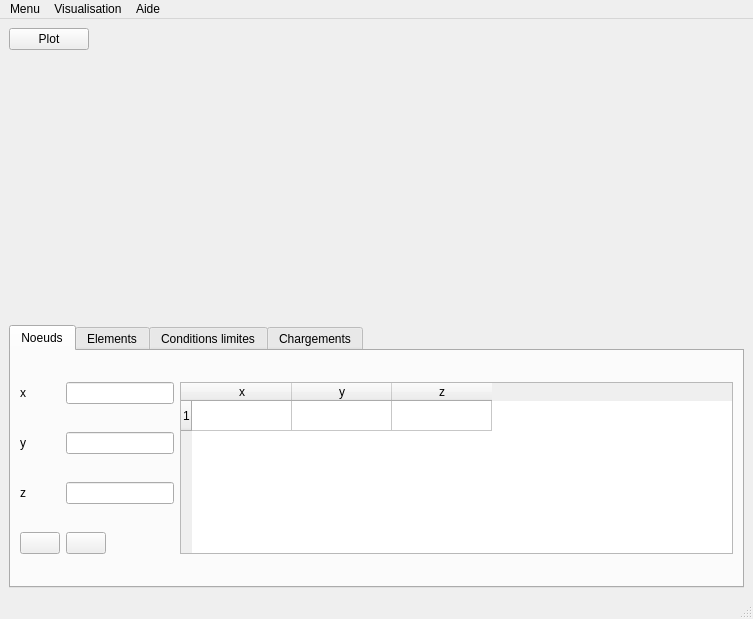
<?xml version="1.0" encoding="UTF-8"?>
<ui version="4.0">
 <class>MainWindow</class>
 <widget class="QMainWindow" name="MainWindow">
  <property name="geometry">
   <rect>
    <x>0</x>
    <y>0</y>
    <width>753</width>
    <height>619</height>
   </rect>
  </property>
  <property name="windowTitle">
   <string>MainWindow</string>
  </property>
  <widget class="QWidget" name="centralwidget">
   <layout class="QGridLayout" name="gridLayout">
    <item row="1" column="0" colspan="2">
     <widget class="QFrame" name="frame">
      <property name="sizePolicy">
       <sizepolicy hsizetype="Preferred" vsizetype="Preferred">
        <horstretch>0</horstretch>
        <verstretch>0</verstretch>
       </sizepolicy>
      </property>
     </widget>
    </item>
    <item row="0" column="1">
     <spacer name="horizontalSpacer">
      <property name="orientation">
       <enum>Qt::Horizontal</enum>
      </property>
      <property name="sizeHint" stdset="0">
       <size>
        <width>40</width>
        <height>20</height>
       </size>
      </property>
     </spacer>
    </item>
    <item row="2" column="0">
     <spacer name="verticalSpacer_2">
      <property name="orientation">
       <enum>Qt::Vertical</enum>
      </property>
      <property name="sizeHint" stdset="0">
       <size>
        <width>20</width>
        <height>40</height>
       </size>
      </property>
     </spacer>
    </item>
    <item row="0" column="0">
     <widget class="QPushButton" name="pb_plot">
      <property name="text">
       <string>Plot</string>
      </property>
     </widget>
    </item>
    <item row="3" column="0" colspan="2">
     <widget class="QTabWidget" name="tabWidget">
      <property name="sizePolicy">
       <sizepolicy hsizetype="Expanding" vsizetype="MinimumExpanding">
        <horstretch>0</horstretch>
        <verstretch>0</verstretch>
       </sizepolicy>
      </property>
      <property name="currentIndex">
       <number>0</number>
      </property>
      <widget class="QWidget" name="tab">
       <attribute name="title">
        <string>Noeuds</string>
       </attribute>
       <layout class="QGridLayout" name="gridLayout_2">
        <item row="2" column="2" colspan="3">
         <widget class="QLineEdit" name="z">
          <property name="sizePolicy">
           <sizepolicy hsizetype="Maximum" vsizetype="Fixed">
            <horstretch>0</horstretch>
            <verstretch>0</verstretch>
           </sizepolicy>
          </property>
         </widget>
        </item>
        <item row="1" column="2" colspan="3">
         <widget class="QLineEdit" name="y">
          <property name="sizePolicy">
           <sizepolicy hsizetype="Maximum" vsizetype="Maximum">
            <horstretch>0</horstretch>
            <verstretch>0</verstretch>
           </sizepolicy>
          </property>
         </widget>
        </item>
        <item row="0" column="2">
         <widget class="QLineEdit" name="x">
          <property name="sizePolicy">
           <sizepolicy hsizetype="Maximum" vsizetype="Maximum">
            <horstretch>0</horstretch>
            <verstretch>0</verstretch>
           </sizepolicy>
          </property>
         </widget>
        </item>
        <item row="1" column="1">
         <widget class="QLabel" name="label_2">
          <property name="sizePolicy">
           <sizepolicy hsizetype="Maximum" vsizetype="Maximum">
            <horstretch>0</horstretch>
            <verstretch>0</verstretch>
           </sizepolicy>
          </property>
          <property name="text">
           <string>y</string>
          </property>
         </widget>
        </item>
        <item row="2" column="1">
         <widget class="QLabel" name="label_3">
          <property name="sizePolicy">
           <sizepolicy hsizetype="Maximum" vsizetype="Maximum">
            <horstretch>0</horstretch>
            <verstretch>0</verstretch>
           </sizepolicy>
          </property>
          <property name="text">
           <string>z</string>
          </property>
         </widget>
        </item>
        <item row="0" column="1">
         <widget class="QLabel" name="label">
          <property name="sizePolicy">
           <sizepolicy hsizetype="Maximum" vsizetype="Maximum">
            <horstretch>0</horstretch>
            <verstretch>0</verstretch>
           </sizepolicy>
          </property>
          <property name="text">
           <string>x</string>
          </property>
         </widget>
        </item>
        <item row="3" column="1">
         <widget class="QPushButton" name="pb_add">
          <property name="sizePolicy">
           <sizepolicy hsizetype="Maximum" vsizetype="Fixed">
            <horstretch>0</horstretch>
            <verstretch>0</verstretch>
           </sizepolicy>
          </property>
          <property name="text">
           <string/>
          </property>
          <property name="icon">
           <iconset>
            <normaloff>images/add.png</normaloff>images/add.png</iconset>
          </property>
         </widget>
        </item>
        <item row="3" column="2">
         <widget class="QPushButton" name="pushButton">
          <property name="sizePolicy">
           <sizepolicy hsizetype="Maximum" vsizetype="Fixed">
            <horstretch>0</horstretch>
            <verstretch>0</verstretch>
           </sizepolicy>
          </property>
          <property name="layoutDirection">
           <enum>Qt::LeftToRight</enum>
          </property>
          <property name="text">
           <string/>
          </property>
          <property name="icon">
           <iconset>
            <normaloff>images/delete-cross.png</normaloff>images/delete-cross.png</iconset>
          </property>
         </widget>
        </item>
        <item row="0" column="3" rowspan="4" colspan="4">
         <widget class="QTableWidget" name="tw">
          <property name="sizePolicy">
           <sizepolicy hsizetype="Preferred" vsizetype="Expanding">
            <horstretch>0</horstretch>
            <verstretch>0</verstretch>
           </sizepolicy>
          </property>
          <property name="sizeAdjustPolicy">
           <enum>QAbstractScrollArea::AdjustToContents</enum>
          </property>
          <property name="rowCount">
           <number>1</number>
          </property>
          <property name="columnCount">
           <number>3</number>
          </property>
          <attribute name="horizontalHeaderCascadingSectionResizes">
           <bool>false</bool>
          </attribute>
          <row/>
          <column>
           <property name="text">
            <string>x</string>
           </property>
          </column>
          <column>
           <property name="text">
            <string>y</string>
           </property>
          </column>
          <column>
           <property name="text">
            <string>z</string>
           </property>
          </column>
          <item row="0" column="0">
           <property name="text">
            <string/>
           </property>
          </item>
          <item row="0" column="1">
           <property name="text">
            <string/>
           </property>
          </item>
          <item row="0" column="2">
           <property name="text">
            <string/>
           </property>
          </item>
         </widget>
        </item>
       </layout>
      </widget>
      <widget class="QWidget" name="tab_2">
       <attribute name="title">
        <string>Elements</string>
       </attribute>
       <layout class="QGridLayout" name="gridLayout_3">
        <item row="3" column="0">
         <widget class="QLabel" name="label_7">
          <property name="text">
           <string>couleur :</string>
          </property>
         </widget>
        </item>
        <item row="1" column="0">
         <widget class="QLabel" name="label_5">
          <property name="text">
           <string>noeud j :</string>
          </property>
         </widget>
        </item>
        <item row="1" column="2">
         <widget class="QLineEdit" name="n_j">
          <property name="sizePolicy">
           <sizepolicy hsizetype="Maximum" vsizetype="Fixed">
            <horstretch>0</horstretch>
            <verstretch>0</verstretch>
           </sizepolicy>
          </property>
         </widget>
        </item>
        <item row="0" column="2">
         <widget class="QLineEdit" name="n_i">
          <property name="sizePolicy">
           <sizepolicy hsizetype="Maximum" vsizetype="Fixed">
            <horstretch>0</horstretch>
            <verstretch>0</verstretch>
           </sizepolicy>
          </property>
         </widget>
        </item>
        <item row="2" column="0">
         <widget class="QLabel" name="label_6">
          <property name="text">
           <string>section :</string>
          </property>
         </widget>
        </item>
        <item row="0" column="0">
         <widget class="QLabel" name="label_4">
          <property name="text">
           <string>noeud i :</string>
          </property>
         </widget>
        </item>
        <item row="2" column="2">
         <widget class="QLineEdit" name="section">
          <property name="sizePolicy">
           <sizepolicy hsizetype="Maximum" vsizetype="Fixed">
            <horstretch>0</horstretch>
            <verstretch>0</verstretch>
           </sizepolicy>
          </property>
         </widget>
        </item>
        <item row="3" column="2">
         <widget class="QLineEdit" name="color">
          <property name="sizePolicy">
           <sizepolicy hsizetype="Maximum" vsizetype="Fixed">
            <horstretch>0</horstretch>
            <verstretch>0</verstretch>
           </sizepolicy>
          </property>
         </widget>
        </item>
        <item row="0" column="3" rowspan="4">
         <widget class="QTableWidget" name="elem_table"/>
        </item>
       </layout>
      </widget>
      <widget class="QWidget" name="tab_3">
       <attribute name="title">
        <string>Conditions limites</string>
       </attribute>
       <layout class="QGridLayout" name="gridLayout_4">
        <item row="0" column="0">
         <widget class="QLabel" name="label_9">
          <property name="sizePolicy">
           <sizepolicy hsizetype="Maximum" vsizetype="Preferred">
            <horstretch>0</horstretch>
            <verstretch>0</verstretch>
           </sizepolicy>
          </property>
          <property name="text">
           <string>noeud :</string>
          </property>
         </widget>
        </item>
        <item row="0" column="1" colspan="2">
         <widget class="QLineEdit" name="lineEdit_3">
          <property name="sizePolicy">
           <sizepolicy hsizetype="Maximum" vsizetype="Fixed">
            <horstretch>0</horstretch>
            <verstretch>0</verstretch>
           </sizepolicy>
          </property>
         </widget>
        </item>
        <item row="1" column="0">
         <widget class="QCheckBox" name="checkBox">
          <property name="sizePolicy">
           <sizepolicy hsizetype="Maximum" vsizetype="Fixed">
            <horstretch>0</horstretch>
            <verstretch>0</verstretch>
           </sizepolicy>
          </property>
          <property name="text">
           <string>Dx</string>
          </property>
         </widget>
        </item>
        <item row="1" column="1">
         <widget class="QCheckBox" name="checkBox_2">
          <property name="sizePolicy">
           <sizepolicy hsizetype="Maximum" vsizetype="Fixed">
            <horstretch>0</horstretch>
            <verstretch>0</verstretch>
           </sizepolicy>
          </property>
          <property name="text">
           <string>Dy</string>
          </property>
         </widget>
        </item>
        <item row="1" column="2">
         <widget class="QCheckBox" name="checkBox_3">
          <property name="sizePolicy">
           <sizepolicy hsizetype="Maximum" vsizetype="Fixed">
            <horstretch>0</horstretch>
            <verstretch>0</verstretch>
           </sizepolicy>
          </property>
          <property name="text">
           <string>Dz</string>
          </property>
         </widget>
        </item>
        <item row="2" column="0">
         <widget class="QCheckBox" name="checkBox_4">
          <property name="sizePolicy">
           <sizepolicy hsizetype="Maximum" vsizetype="Fixed">
            <horstretch>0</horstretch>
            <verstretch>0</verstretch>
           </sizepolicy>
          </property>
          <property name="text">
           <string>Rx</string>
          </property>
         </widget>
        </item>
        <item row="2" column="1">
         <widget class="QCheckBox" name="checkBox_5">
          <property name="sizePolicy">
           <sizepolicy hsizetype="Maximum" vsizetype="Fixed">
            <horstretch>0</horstretch>
            <verstretch>0</verstretch>
           </sizepolicy>
          </property>
          <property name="text">
           <string>Ry</string>
          </property>
         </widget>
        </item>
        <item row="2" column="2">
         <widget class="QCheckBox" name="checkBox_6">
          <property name="sizePolicy">
           <sizepolicy hsizetype="Maximum" vsizetype="Fixed">
            <horstretch>0</horstretch>
            <verstretch>0</verstretch>
           </sizepolicy>
          </property>
          <property name="text">
           <string>Rz</string>
          </property>
         </widget>
        </item>
        <item row="4" column="1">
         <spacer name="verticalSpacer">
          <property name="orientation">
           <enum>Qt::Vertical</enum>
          </property>
          <property name="sizeHint" stdset="0">
           <size>
            <width>20</width>
            <height>40</height>
           </size>
          </property>
         </spacer>
        </item>
        <item row="0" column="6" rowspan="5">
         <widget class="QTableWidget" name="tableWidget">
          <property name="sizePolicy">
           <sizepolicy hsizetype="Expanding" vsizetype="Maximum">
            <horstretch>0</horstretch>
            <verstretch>0</verstretch>
           </sizepolicy>
          </property>
         </widget>
        </item>
       </layout>
      </widget>
      <widget class="QWidget" name="tab_4">
       <attribute name="title">
        <string>Chargements</string>
       </attribute>
       <layout class="QGridLayout" name="gridLayout_5">
        <item row="4" column="0">
         <widget class="QLabel" name="label_12">
          <property name="text">
           <string>Fz =</string>
          </property>
         </widget>
        </item>
        <item row="2" column="2">
         <widget class="QLabel" name="label_13">
          <property name="text">
           <string>Mx =</string>
          </property>
         </widget>
        </item>
        <item row="3" column="2">
         <widget class="QLabel" name="label_14">
          <property name="text">
           <string>My =</string>
          </property>
         </widget>
        </item>
        <item row="4" column="1">
         <widget class="QLineEdit" name="lineEdit_5">
          <property name="sizePolicy">
           <sizepolicy hsizetype="Fixed" vsizetype="Fixed">
            <horstretch>0</horstretch>
            <verstretch>0</verstretch>
           </sizepolicy>
          </property>
          <property name="maximumSize">
           <size>
            <width>75</width>
            <height>16777215</height>
           </size>
          </property>
         </widget>
        </item>
        <item row="1" column="0">
         <widget class="QLabel" name="label_8">
          <property name="text">
           <string>Noeud :</string>
          </property>
         </widget>
        </item>
        <item row="3" column="3">
         <widget class="QLineEdit" name="lineEdit_7">
          <property name="sizePolicy">
           <sizepolicy hsizetype="Fixed" vsizetype="Fixed">
            <horstretch>0</horstretch>
            <verstretch>0</verstretch>
           </sizepolicy>
          </property>
          <property name="maximumSize">
           <size>
            <width>75</width>
            <height>16777215</height>
           </size>
          </property>
         </widget>
        </item>
        <item row="4" column="2">
         <widget class="QLabel" name="label_15">
          <property name="text">
           <string>Mz =</string>
          </property>
         </widget>
        </item>
        <item row="3" column="0">
         <widget class="QLabel" name="label_11">
          <property name="text">
           <string>Fy =</string>
          </property>
         </widget>
        </item>
        <item row="2" column="1">
         <widget class="QLineEdit" name="lineEdit_2">
          <property name="sizePolicy">
           <sizepolicy hsizetype="Fixed" vsizetype="Fixed">
            <horstretch>0</horstretch>
            <verstretch>0</verstretch>
           </sizepolicy>
          </property>
          <property name="maximumSize">
           <size>
            <width>75</width>
            <height>16777215</height>
           </size>
          </property>
         </widget>
        </item>
        <item row="3" column="1">
         <widget class="QLineEdit" name="lineEdit_4">
          <property name="sizePolicy">
           <sizepolicy hsizetype="Fixed" vsizetype="Fixed">
            <horstretch>0</horstretch>
            <verstretch>0</verstretch>
           </sizepolicy>
          </property>
          <property name="maximumSize">
           <size>
            <width>75</width>
            <height>16777215</height>
           </size>
          </property>
         </widget>
        </item>
        <item row="4" column="3">
         <widget class="QLineEdit" name="lineEdit_8">
          <property name="sizePolicy">
           <sizepolicy hsizetype="Fixed" vsizetype="Fixed">
            <horstretch>0</horstretch>
            <verstretch>0</verstretch>
           </sizepolicy>
          </property>
          <property name="maximumSize">
           <size>
            <width>75</width>
            <height>16777215</height>
           </size>
          </property>
         </widget>
        </item>
        <item row="2" column="0">
         <widget class="QLabel" name="label_10">
          <property name="text">
           <string>Fx =</string>
          </property>
         </widget>
        </item>
        <item row="1" column="4" rowspan="4">
         <widget class="QTableWidget" name="tableWidget_2"/>
        </item>
        <item row="1" column="1" colspan="3">
         <widget class="QLineEdit" name="lineEdit">
          <property name="sizePolicy">
           <sizepolicy hsizetype="Maximum" vsizetype="Fixed">
            <horstretch>0</horstretch>
            <verstretch>0</verstretch>
           </sizepolicy>
          </property>
         </widget>
        </item>
        <item row="2" column="3">
         <widget class="QLineEdit" name="lineEdit_6">
          <property name="sizePolicy">
           <sizepolicy hsizetype="Fixed" vsizetype="Fixed">
            <horstretch>0</horstretch>
            <verstretch>0</verstretch>
           </sizepolicy>
          </property>
          <property name="maximumSize">
           <size>
            <width>75</width>
            <height>16777215</height>
           </size>
          </property>
         </widget>
        </item>
       </layout>
      </widget>
     </widget>
    </item>
   </layout>
  </widget>
  <widget class="QMenuBar" name="menubar">
   <property name="geometry">
    <rect>
     <x>0</x>
     <y>0</y>
     <width>753</width>
     <height>21</height>
    </rect>
   </property>
   <widget class="QMenu" name="menuMenu">
    <property name="title">
     <string>Menu</string>
    </property>
   </widget>
   <widget class="QMenu" name="menuVisualisation">
    <property name="title">
     <string>Visualisation</string>
    </property>
   </widget>
   <widget class="QMenu" name="menuAide">
    <property name="title">
     <string>Aide</string>
    </property>
   </widget>
   <addaction name="menuMenu"/>
   <addaction name="menuVisualisation"/>
   <addaction name="menuAide"/>
  </widget>
  <widget class="QStatusBar" name="statusbar"/>
 </widget>
 <resources/>
 <connections/>
</ui>
